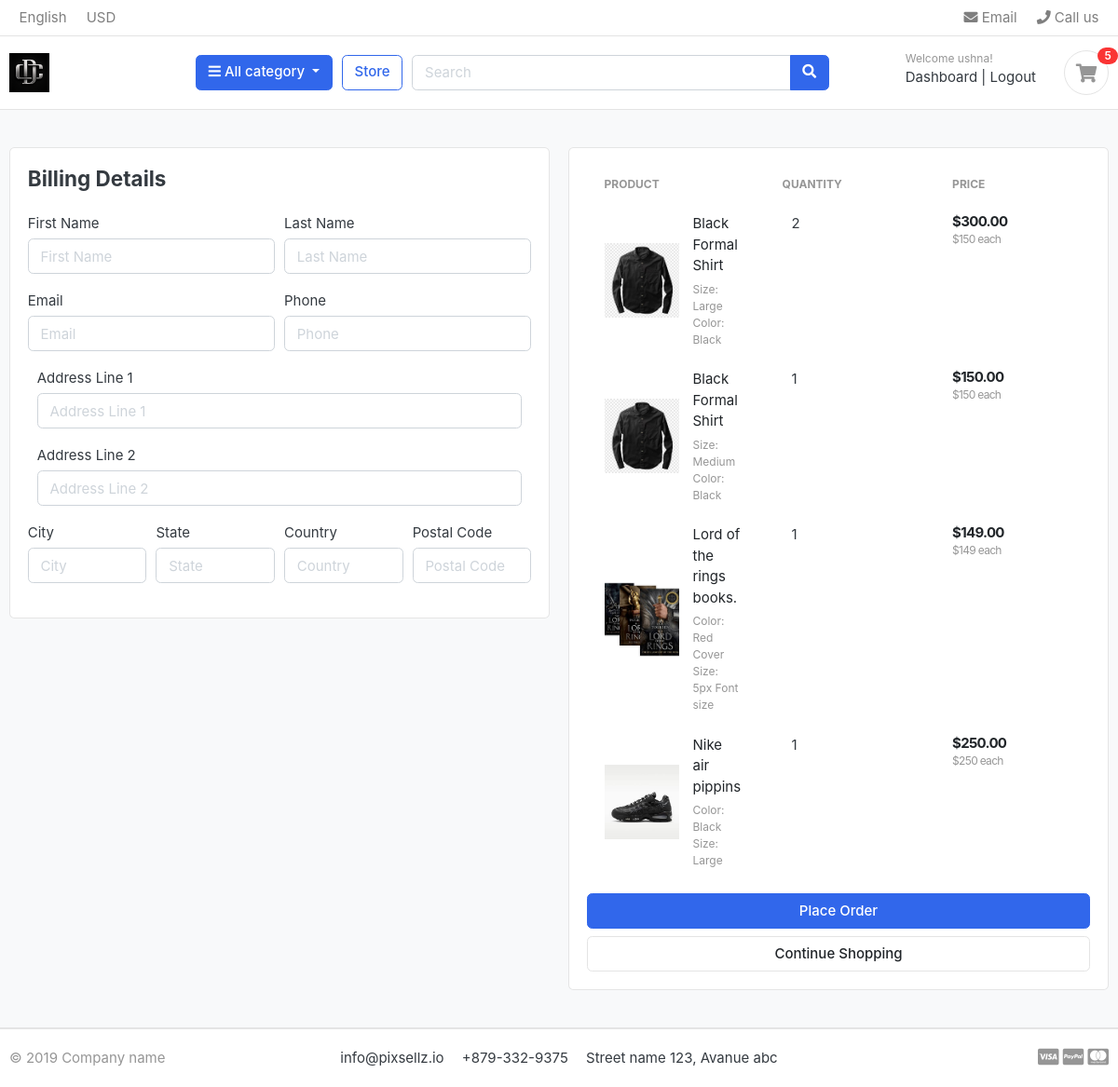
The app's page /carts/checkout/ (signed in) with its own data.
### accounts/models.py (models this page shows, shortened)
class Account(AbstractBaseUser):
    first_name = models.CharField(max_length=50)
    last_name = models.CharField(max_length=50)
    username = models.CharField(max_length=50,unique=True)
    email = models.EmailField(max_length=100,unique=True)
    phone_no = models.CharField(max_length=12)
    date_joined = models.DateTimeField(auto_now_add=True)
    last_login = models.DateTimeField(auto_now_add=True)
    is_admin = models.BooleanField(default=False)
    is_staff = models.BooleanField(default=False)
    is_active = models.BooleanField(default=True)
    is_superadmin = models.BooleanField(default=False)
    USERNAME_FIELD = 'email'
    REQUIRED_FIELDS = ['username', 'first_name', 'last_name']
    objects = MyAccountManager()

### carts/models.py (models this page shows, shortened)
class CartItem(models.Model):
    user = models.ForeignKey(Account, on_delete=models.CASCADE, null=True)
    product = models.ForeignKey(Product, on_delete=models.CASCADE)
    variations = models.ManyToManyField(Variation, blank=True)
    cart = models.ForeignKey(Cart, on_delete=models.CASCADE, null=True)
    quantity = models.IntegerField()
    is_active = models.BooleanField(default=True)
    def sub_total(self):
        return self.product.price * self.quantity

### store/models.py (models this page shows, shortened)
class Product(models.Model):
    product_name = models.CharField(max_length=200, unique=True)
    slug = models.SlugField(max_length=200, unique=True)
    description = models.TextField(max_length=500, blank=True)
    price = models.IntegerField()
    images = models.ImageField(upload_to='photos/products')
    stock = models.IntegerField()
    is_available = models.BooleanField(default=True)
    category = models.ForeignKey('category.Category', on_delete=models.CASCADE)
    added_at = models.DateTimeField(auto_now_add=True)
    modified_date = models.DateTimeField(auto_now=True)
    def get_url(self):
        return reverse('product_detail', args=[self.category.slug, self.slug])

class Variation(models.Model):
    product = models.ForeignKey(Product, on_delete=models.CASCADE)
    variation_category = models.CharField(max_length=100, choices= variation_category_choices)
    variation_value = models.CharField(max_length=100)
    is_active = models.BooleanField(default=True)
    date_added = models.DateTimeField(auto_now_add=True)
    objects = VariationManager()

### carts/views.py (the view)
# urls.py: path('checkout/', views.checkout, name='checkout'),
@login_required(login_url='login')
def checkout(request, total=0, quantity=0, cart_items=None):
    cart_items = CartItem.objects.filter(
        user=request.user,
        is_active=True,
    ).order_by('-quantity')
    for cart_item in cart_items:
        total += cart_item.product.price * cart_item.quantity
        quantity += cart_item.quantity
    tax = (1.4 * total) / 100
    grand_total = total + tax
    context = {
            'total': total,
            'quantity': quantity,
            'cart_items': cart_items,
            'tax': tax,
            'grand_total': grand_total
        }
    return render(request, 'store/checkout.html', context)

### templates/store/checkout.html (shortened to what this page needs)
{% extends "base.html" %}
{% load static %}
{% block content %}
<section class="section-content padding-y bg">
    <div class="container">
        <div class="row">
            <aside class="col-lg-6">
                <div class="card">
                    <div class="card-body">
                        <h4 class="card-title mb-4">Billing Details</h4>
                        <form id="checkout-form" action="{% url 'place_order' %}" method="post">
                            <div class="form-action">
                                <div class="form-row">
                                    <div class="col form-group">
                                        <label for="first-name">First Name</label>
                                        <input type="text" class="form-control" id="first-name" placeholder="First Name"
                                            name="first_name" required>
                                    </div>
                                    <div class="col form-group">
                                        <label for="last-name">Last Name</label>
                                        <input type="text" class="form-control" id="last-name" placeholder="Last Name"
                                            name="last_name" required>
                                    </div>
                                </div>
                                <div class="form-row">
                                    <div class="form-group col">
                                        <label for="email">Email</label>
                                        <input type="email" class="form-control" id="email" placeholder="Email"
                                            name="email" required>
                                    </div>
                                    <div class="form-group col">
                                        <label for="phone">Phone</label>
                                        <input type="tel" class="form-control" id="phone" placeholder="Phone"
                                            name="phone" required>
                                    </div>
                                </div>
                                <div class="form-group col">
                                    <label for="address-line1">Address Line 1</label>
                                    <input type="text" class="form-control" id="address-line1"
                                        placeholder="Address Line 1" name="address_line_1" required>
                                </div>
                                <div class="form-group col">
                                    <label for="address-line2">Address Line 2</label>
                                    <input type="text" class="form-control" id="address-line2"
                                        placeholder="Address Line 2" name="address_line_2">
                                </div>
                                <div class="form-row">
                                    <div class="form-group col">
                                        <label for="city">City</label>
                                        <input type="text" class="form-control" id="city" placeholder="City" name="city"
                                            required>
                                    </div>
                                    <div class="form-group col">
                                        <label for="state">State</label>
                                        <input type="text" class="form-control" id="state" placeholder="State"
                                            name="state" required>
                                    </div>
                                    <div class="form-group col">
                                        <label for="country">Country</label>
                                        <input type="text" class="form-control" id="country" placeholder="Country"
                                            name="country" required>
                                    </div>
                                    <div class="form-group col">
                                        <label for="postal-code">Postal Code</label>
                                        <input type="text" class="form-control" id="postal_code"
                                            placeholder="Postal Code" name="postal_code" required>
                                    </div>
                                </div>
                        </form>
                    </div>
                </div>
            </aside>
            <aside class="col-lg-6">
                <div class="card">
                    <div class="card-body">
                        <table class="table table-borderless table-shopping-cart">
                            <thead class="text-muted">
                                <tr class="small text-uppercase">
                                    <th scope="col">Product</th>
                                    <th scope="col" width="120">Quantity</th>
                                    <th scope="col" width="120">Price</th>
                                    <th scope="col" class="text-right" width="200"> </th>
                                </tr>
                            </thead>
                            <tbody>
                                {% for item in cart_items %}
                                <tr>
                                    <td>
                                        <figure class="itemside align-items-center">
                                            <div class="aside"><img src="{{ item.product.images.url }}" class="img-sm">
                                            </div>
                                            <figcaption class="info">
                                                <a href="{{ item.product.get_url }}"
                                                    class="title text-dark">{{item.product.product_name }}</a>
                                                <p class="text-muted small">
                                                    {% if item.variations.all %}
                                                    {% for variation in item.variations.all %}
                                                    {{ variation.variation_category|capfirst }}: {{ variation.variation_value|capfirst }}
                                                    {% endfor%}
                                                    {% endif %}
                                                </p>
                                            </figcaption>
                                        </figure>
                                    </td>
                                    <td>
                                        <div class="col">
                                            <div class="input-group input-spinner">
                                                <label  class="fw-bold">{{item.quantity}}</label>
                                    </td>
                                    <td>
                                        <div class="price-wrap">
                                            <var class="price">${{ item.sub_total|floatformat:2 }}</var>
                                            <small class="text-muted"> ${{ item.product.price}} each </small>
                                        </div>
                                    </td>
                                </tr>
                                {% endfor %}
                            </tbody>
                        </table>
                        <button type="submit" form="checkout-form" class="btn btn-primary btn-block">Place
                            Order</button>
                        <a href="{% url 'store' %}" class="btn btn-light btn-block">Continue Shopping</a>
                    </div>
                </div>
            </aside>
        </div>
    </div>
</section>
{% endblock %}

### templates/includes/navbar.html (shortened to what this page needs)
{% load static %}
<header class="section-header">
    <nav class="navbar p-md-0 navbar-expand-sm navbar-light border-bottom">
        <div class="container">
            <div class="collapse navbar-collapse" id="navbarTop4">
                <ul class="navbar-nav mr-auto">
                    <li class="nav-item dropdown">
                        <a href="#" class="nav-link"> English </a>
                    </li>
                    <li class="nav-item dropdown">
                        <a href="#" class="nav-link"> USD </a>
                    </li>
                </ul>
                <ul class="navbar-nav">
                    <li><a href="#" class="nav-link"> <i class="fa fa-envelope"></i> Email </a></li>
                    <li><a href="#" class="nav-link"> <i class="fa fa-phone"></i> Call us </a></li>
                </ul>
            </div>
        </div>
    </nav>
    <section class="header-main border-bottom">
        <div class="container">
            <div class="row align-items-center">
                <div class="col-lg-2 col-md-3 col-6">
                    <a href="{% url 'home' %}" class="brand-wrap">
                        <img class="logo" src="{% static 'images/logo.png' %}">
                    </a>
                </div>
                <div class="col-lg col-sm col-md col-6 flex-grow-0">
                    <div class="category-wrap dropdown d-inline-block float-right">
                        <button type="button" class="btn btn-primary dropdown-toggle" data-toggle="dropdown">
                            <i class="fa fa-bars"></i> All category
                        </button>
                    </div>
                </div>
                <a href="{% url 'store' %}" class="btn btn-outline-primary">Store</a>
                <div class="col-lg  col-md-6 col-sm-12 col">
                    <form action="{% url 'search' %}" class="search" method="GET">
                        <div class="input-group w-100">
                            <input type="text" class="form-control" style="width:60%;" placeholder="Search" name="keyword">
                            <div class="input-group-append">
                                <button class="btn btn-primary" type="submit">
                                    <i class="fa fa-search"></i>
                                </button>
                            </div>
                        </div>
                    </form>
                </div>
                <div class="col-lg-3 col-sm-6 col-8 order-2 order-lg-3">
                    <div class="d-flex justify-content-end mb-3 mb-lg-0">
                        {% if user.is_authenticated %}
                        <div class="widget-header">
                            <small class="title text-muted">Welcome {{ user.first_name }}!</small>
                            <div>
                                <a href="{% url 'dashboard' %}">Dashboard</a> <span class="dark-transp"> | </span>
                                <a href="{% url 'logout' %}">Logout</a>
                            </div>
                        </div>
                        {%endif%}
                        <a href="{% url 'cart' %}" class="widget-header pl-3 ml-3">
                            <div class="icon icon-sm rounded-circle border"><i class="fa fa-shopping-cart"></i>
                            </div>
                            <span class="badge badge-pill badge-danger notify">{{ cart_count }}</span>
                        </a>
                    </div>
                </div>
            </div>
        </div>
    </section>
</header>

### records on screen
Account: first_name "ushna"
CartItem: product.images (picture), product.product_name "Black Formal Shirt", quantity "2", sub_total "300.00", product.price "150"
Variation: variation_category "Size", variation_value "Large"
Variation: variation_category "Color", variation_value "Black"
CartItem: product.images (picture), product.product_name "Black Formal Shirt", quantity "1", sub_total "150.00", product.price "150"
Variation: variation_category "Size", variation_value "Medium"
CartItem: product.images (picture), product.product_name "Lord of the rings books.", quantity "1", sub_total "149.00", product.price "149"
Variation: variation_category "Color", variation_value "Red Cover"
Variation: variation_category "Size", variation_value "5px Font size"
CartItem: product.images (picture), product.product_name "Nike air pippins", quantity "1", sub_total "250.00", product.price "250"
Variation: variation_category "Color", variation_value "Black"
Variation: variation_category "Size", variation_value "Large"

### other values on screen
{{ cart_count }} "5"
